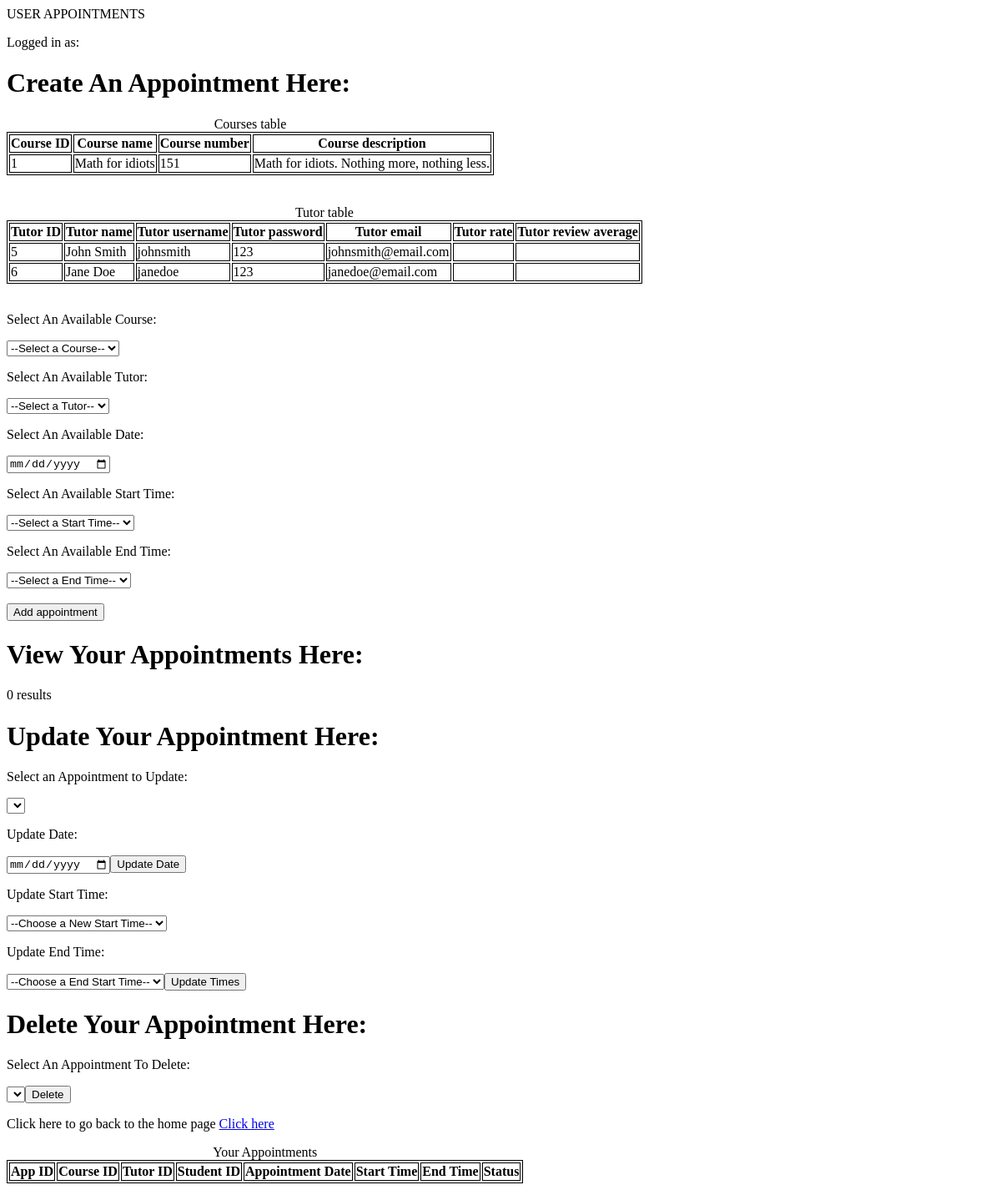
The app's page /final/userAppointment.php, older data.
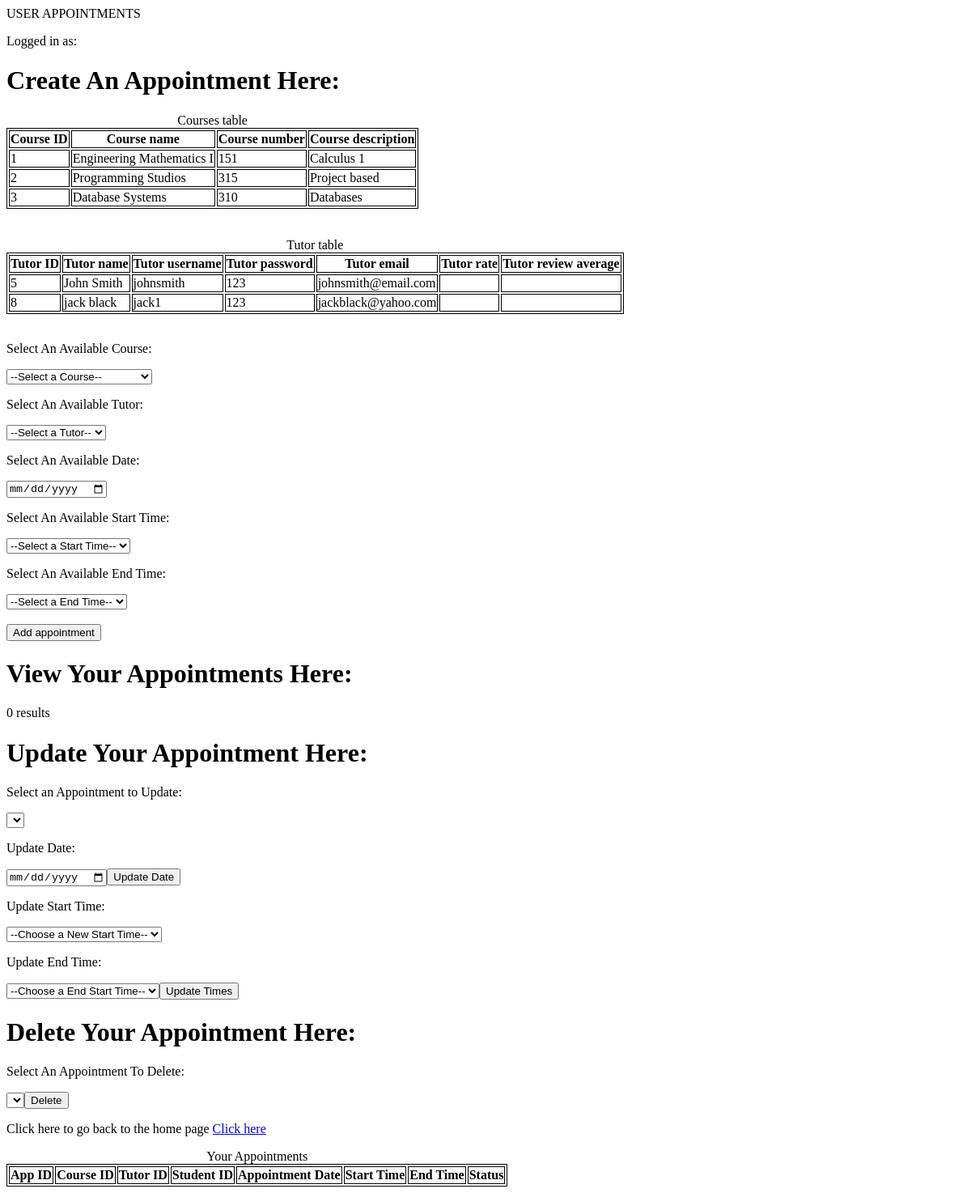
The same page, newer data.
### tables this page shows
CREATE TABLE `courses` (
  `course_id` int(11) NOT NULL,
  `course_name` text NOT NULL,
  `course_num` int(11) NOT NULL,
  `course_desc` text NOT NULL
);

CREATE TABLE `tutor` (
  `user_id` int(11) NOT NULL,
  `rate` double DEFAULT NULL,
  `review_avrg` double DEFAULT NULL
);

CREATE TABLE `user` (
  `user_id` int(11) NOT NULL,
  `password` text NOT NULL,
  `user_fname` text NOT NULL,
  `user_lname` text NOT NULL,
  `username` text NOT NULL,
  `email` text NOT NULL,
  `is_tutor` int(11) NOT NULL DEFAULT '0'
);

### final/appointmentBackend.php (the view, shortened to what this page needs)
<?php
$link = mysqli_connect(DB_SERVER, DB_USERNAME, DB_PASSWORD, DB_NAME);
$student_username = $_SESSION["username"];
$query = "SELECT user_id FROM user WHERE username = '$student_username' LIMIT 1";
$result = mysqli_query($link, $query);
$student_id = mysqli_fetch_assoc($result)["user_id"];
$tutor_table = "";
$payload = "SELECT user.user_id, user.user_fname, user.user_lname, user.username, user.password, user.email, tutor.rate, tutor.review_avrg FROM user INNER JOIN tutor ON user.user_id = tutor.user_id";
$result = mysqli_query($link, $payload);
if (mysqli_num_rows($result) > 0) {
	$tutor_table .= "<table><caption>Tutor table</caption><tr><th>Tutor ID</th><th>Tutor name</th><th>Tutor username</th><th>Tutor password</th><th>Tutor email</th><th>Tutor rate</th><th>Tutor review average</th></tr>";
	while ($row = mysqli_fetch_assoc($result)) {
		$tutor_table .= "<tr><td>".$row["user_id"]."</td><td>".$row["user_fname"]." ".$row["user_lname"]."</td><td>".$row["username"]."</td><td>".$row["password"]."</td><td>".$row["email"]."</td><td>".$row["rate"]."</td><td>".$row["review_avrg"]."</td></tr>";
	}
	$tutor_table .= "</table>";
}
else
{
	$tutor_table .= "<table><caption>Tutor table</caption><tr><th>Tutor ID</th><th>Tutor name</th><th>Tutor username</th><th>Tutor password</th><th>Tutor email</th><th>Tutor rate</th><th>Tutor review average</th></tr>";
	$tutor_table .= "<p>0 results</p>";
}
$course_table = "";
$payload = "SELECT * FROM courses";
$result = mysqli_query($link, $payload);
if (mysqli_num_rows($result) > 0) {
	$course_table .= "<table><caption>Courses table</caption><tr><th>Course ID</th><th>Course name</th><th>Course number</th><th>Course description</th></tr>";
	while ($row = mysqli_fetch_assoc($result)) {
		$course_table .= "<tr><td>".$row["course_id"]."</td><td>".$row["course_name"]."</td><td>".$row["course_num"]."</td><td>".$row["course_desc"]."</td></tr>";
	}
	$course_table .= "</table>";
}
else
{
	$course_table .= "<table><caption>Courses table</caption><tr><th>Course ID</th><th>Course name</th><th>Course number</th><th>Course description</th></tr>";
	$course_table .= "<p>0 results</p>";
}
$users_appointments_table = "";
$query = "SELECT * FROM appointments WHERE student_id='$student_id'";
$result = mysqli_query($link, $query);
if (mysqli_num_rows($result) > 0) {
    $users_appointments_table .= "<table><caption>Your Appointments</caption><tr><th>App ID</th><th>Course ID</th><th>Tutor ID</th><th>Student ID</th><th>Appointment Date</th><th>Start Time</th><th>End Time</th><th>Status</th></tr>";
	while ($row = mysqli_fetch_assoc($result)) {
		$users_appointments_table .= "<tr>  <td>".$row["app_id"]."</td> <td>".$row["course_id"]."</td> <td> ".$row["tutor_id"]."</td> <td>".$row["student_id"]."</td> <td>".$row["appoint_date"]."</td> <td>".$row["appoint_start_time"]."</td> <td>".$row["appoint_end_time"]."</td> <td>".$row["status"]."</td></tr>";
	}
	$users_appointments_table .= "</table>";
}
else
{
    $users_appointments_table .= "<table><caption>Your Appointments</caption><tr><th>App ID</th><th>Course ID</th><th>Tutor ID</th><th>Student ID</th><th>Appointment Date</th><th>Start Time</th><th>End Time</th><th>Status</th></tr>";
	$users_appointments_table .= "<p>0 results</p>";
}
?>

### final/userAppointment.php (shortened to what this page needs)
<?php include('appointmentBackend.php');
 ?>
<!DOCTYPE html>
<html>
<head><title>Appointments</title></head>
<body>
<head>USER APPOINTMENTS</head>
<?php echo "<p>Logged in as: " . $_SESSION["username"] . "</p>";?>
<h1>Create An Appointment Here:</h1>
<?php echo $course_table; ?>
<?php echo $tutor_table; ?>
<p> Select An Available Course: </p>
<form method="post" action="userAppointment.php">
<select name="availCourses" id="availCourses">
<option value=""> --Select a Course-- </option>
</select>
<br>
<p> Select An Available Tutor: </p>
<select name="availTutor">
<option value=""> --Select a Tutor-- </option>
</select>
<br>
<p> Select An Available Date: </p>
<input type = "date" name = "availDate">
<br>
<p> Select An Available Start Time: </p>
<select name="availStartTime">
<option value=""> --Select a Start Time-- </option>
</select>
<br>
<p> Select An Available End Time: </p>
<select name="availEndTime">
<option value=""> --Select a End Time-- </option>
</select>
<br><br>
<button type="submit" class="btn" name="add_appointment">Add appointment</button>
<h1> View Your Appointments Here: </h1>
<?php echo $users_appointments_table; ?>
<h1> Update Your Appointment Here: </h1>
<p> Select an Appointment to Update: </p>
<form method="post" action="userAppointment.php">
<select name="apptToUpdate">
</select>
</form>
<p> Update Date: </p>
<input type = "date" name = "updatedDate">
<button type="submit" class="btn" name="update_date">Update Date</button>
 <p> Update Start Time: </p>
<select name="newStartTime">
<option value=""> --Choose a New Start Time-- </option>
</select>
<p> Update End Time: </p>
<select name="newEndTime">
<option value=""> --Choose a End Start Time-- </option>
</select>
<button type="submit" class="btn" name="update_times">Update Times</button>
<h1> Delete Your Appointment Here: </h1>
<p> Select An Appointment To Delete: </p>
<form method="post" action="userAppointment.php">
<select name="apptToDelete">
</select>
<input name="delete_appointment" type="submit" value="Delete">
</form>
<br>
<p>Click here to go back to the home page <a href = "userHomePage.php">Click here</a></p>
</body>
</html>

### final/userAppointment.php (style rules this page uses)
table, th, td { border: 1px solid; }

Row changes from the older to the newer data that the page shows:
removed tutor: user_id.user_id "6", user_id.user_fname "Jane", user_id.user_lname "Doe", user_id.username "janedoe", user_id.password "123", user_id.email "janedoe@email.com"
changed courses id 1: course_name "Math for idiots" → "Engineering Mathematics I"; course_desc "Math for idiots. Nothing more, nothing less." → "Calculus 1"
added courses: course_id "2", course_name "Programming Studios", course_num "315", course_desc "Project based"
added courses: course_id "3", course_name "Database Systems", course_num "310", course_desc "Databases"
added tutor: user_id.user_id "8", user_id.user_fname "jack", user_id.user_lname "black", user_id.username "jack1", user_id.password "123", user_id.email "jackblack@yahoo.com"
